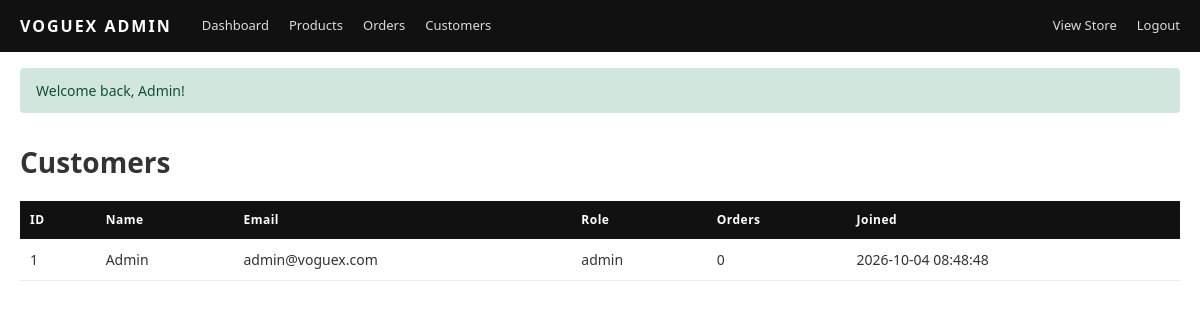
The page /admin/users.php (signed in) on the database its author committed.
### tables this page shows
CREATE TABLE IF NOT EXISTS users (
  id INT AUTO_INCREMENT PRIMARY KEY,
  name VARCHAR(100) NOT NULL,
  email VARCHAR(150) NOT NULL UNIQUE,
  password VARCHAR(255) NOT NULL,
  role ENUM('customer','admin') NOT NULL DEFAULT 'customer',
  created_at TIMESTAMP DEFAULT CURRENT_TIMESTAMP
);

### admin/users.php (the view)
<?php
include '_header.php';
$res = $conn->query("SELECT u.*, (SELECT COUNT(*) FROM orders o WHERE o.user_id=u.id) AS order_count FROM users u ORDER BY u.id DESC");
?>
<h1 class="page-title">Customers</h1>
<div class="table-scroll"><table>
  <tr><th>ID</th><th>Name</th><th>Email</th><th>Role</th><th>Orders</th><th>Joined</th></tr>
  <?php while ($u = $res->fetch_assoc()): ?>
    <tr><td><?= (int)$u['id'] ?></td><td><?= e($u['name']) ?></td><td><?= e($u['email']) ?></td>
        <td><?= e($u['role']) ?></td><td><?= (int)$u['order_count'] ?></td><td><?= e($u['created_at']) ?></td></tr>
  <?php endwhile; ?>
</table></div>
<?php include '_footer.php'; ?>

### css/style.css (style rules this page uses)
:root { --black:#111; --beige:#efe6da; --grey:#f5f5f5; --red:#e03131; --text:#333; }
* { box-sizing:border-box; margin:0; padding:0; }
body { font-family:'Segoe UI',Arial,sans-serif; color:var(--text); background:#fff; line-height:1.5; }
.page-title { font-size:28px; margin:28px 0 18px; }
table { width:100%; border-collapse:collapse; margin-bottom:20px; font-size:14px; }
th { background:var(--black); color:#fff; text-align:left; padding:10px; font-size:12px; letter-spacing:.5px; }
td { padding:10px; border-bottom:1px solid #eee; vertical-align:middle; }
.table-scroll { overflow-x:auto; }

### rows shown on the page
users: id "1", name "Admin", email "admin@voguex.com", role "admin", order_count "0", created_at "2026-10-04 08:48:48"

### other values the page prints
$msg "Welcome back, Admin!"
